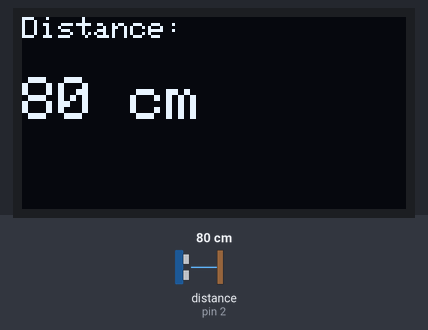
A sketch run on a simulated Arduino Uno, built with avr-gcc and run on an emulated ATmega328P. On the bench: 128×64 one-colour display. Wiring (inferred from the names in the program): ultrasonic range finder: trigger pin 3; echo pin 2. The inputs (shaded band) are chosen by the test bench; at power-on: distance to the obstacle (sensor on pin 2) 80 cm. The echo pulse lasts 58.3 µs per cm.

Above: at 1.2 s.
1.3 s: distance to the obstacle (sensor on pin 2) set to 250 cm
At 1.9 s:
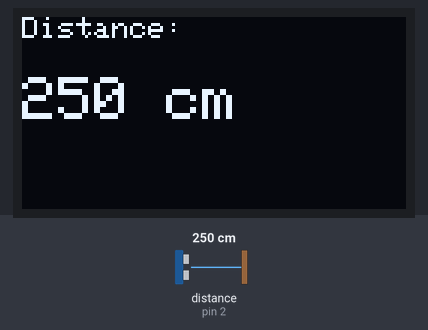
3.6 s: distance to the obstacle (sensor on pin 2) set to 2 cm
At 4.7 s:
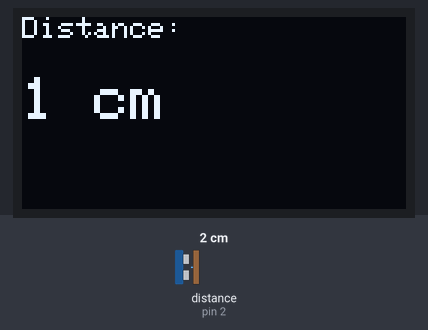
5.3 s: distance to the obstacle (sensor on pin 2) set to 4 cm
At 6.0 s:
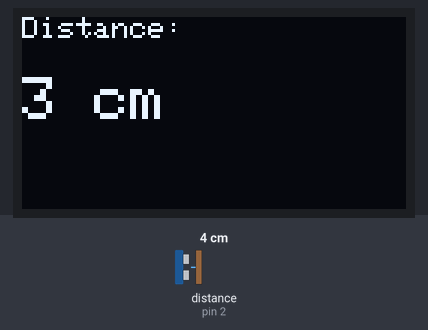
Timing chart, 0 to 8.3 s (numbered marks = the images above; inputs shaded):
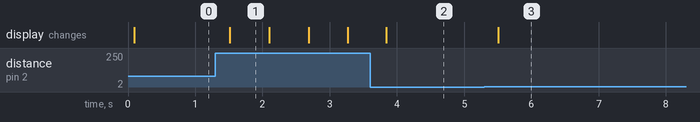

Measured:
- after the input at 1.3 s, the display: changes after 0.21 s (image 1)
- after the input at 3.6 s, the display: changes after 0.24 s (image 2)
- after the input at 5.3 s, the display: changes after 0.21 s (image 3)
- what the display in image 1 shows lasts 0.6 s, from 1.5 s to 2.1 s

The sketch:

Ultrasionc_Ranging.ino
```cpp
/*
 * 模块：HC-SR04 超声波测距，屏幕显示
 * 功能：通过触发 TRIG 引脚发射声波，测量 ECHO 引脚高电平持续时间，换算为距离
 * 接线：TRIG → D3, ECHO → D2
 * 参考：Waveshare 示例（已重写并理解）
 */

#include <SPI.h>
#include <Wire.h>
#include <Adafruit_GFX.h>
#include <Adafruit_SSD1306.h>

// ----- 屏幕引脚定义
#define OLED_DC    8
#define OLED_RST   9
#define OLED_CS    10
// DOUT -> D11 (MOSI), CLK -> D13 (SCK) 由SPI库默认处理

// 屏幕尺寸：128x64
#define SCREEN_WIDTH 128
#define SCREEN_HEIGHT 64

// 创建一个屏幕对象
Adafruit_SSD1306 display(SCREEN_WIDTH, SCREEN_HEIGHT, &SPI, OLED_DC, OLED_RST, OLED_CS);

// ----- 超声波引脚定义
#define ECHO   2
#define TRIG   3

int Distance = 0;

int Distance_test() {
  digitalWrite(TRIG, LOW);
  delayMicroseconds(2);
  digitalWrite(TRIG, HIGH);
  delayMicroseconds(10);
  digitalWrite(TRIG, LOW);

  float Fdistance = pulseIn(ECHO, HIGH);
  Fdistance = Fdistance / 58;
  return (int)Fdistance;
}

void setup() {
  // 1. 初始化屏幕
  display.begin(SSD1306_SWITCHCAPVCC);  // 使用内部升压电路
  display.clearDisplay();
  display.setTextSize(1);               // 文字大小：1号
  display.setTextColor(SSD1306_WHITE);
  display.setCursor(0, 0);
  display.println("Distance:");         // 固定标题
  display.display();

  // 2. 初始化超声波引脚
  pinMode(ECHO, INPUT);
  pinMode(TRIG, OUTPUT);
}

void loop() {
  Distance = Distance_test();           // 测距

  // ----- 把距离显示到屏幕 -----
  display.setTextSize(2);               // 数字放大一点，更醒目
  display.setCursor(0, 20);             // 从第二行开始显示
  display.fillRect(0, 20, 128, 30, SSD1306_BLACK); // 清除上一轮的数字区域（避免叠影）
  display.setCursor(0, 20);
  display.print(Distance);
  display.println(" cm");
  display.display();                    // 真正把内容显示到屏幕上

  delay(250);
}
```
